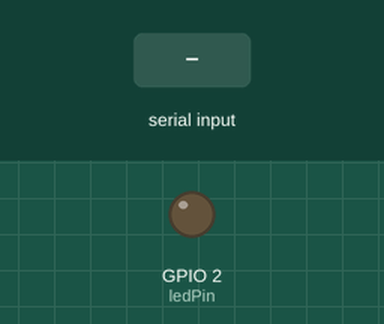
Recording of a sketch running on a simulated ESP32. Parts: output pins drawn as LEDs (lit = HIGH). The inputs (shaded band) are chosen by the test bench. Nothing arrives over Bluetooth unless stated; what the sketch prints to the serial monitor is not drawn.

Above: at 2.2 s.
2.3 s: "1" received over the second serial link
At 2.8 s:
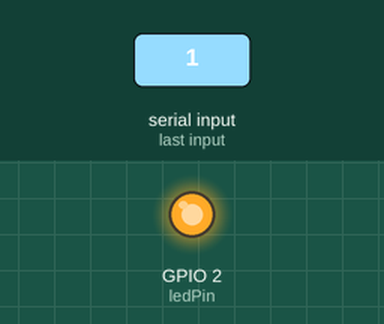
3.8 s: "0" received over the second serial link
At 5.2 s:
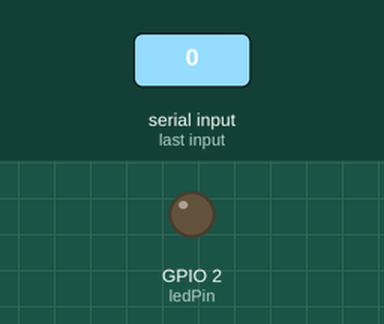
Timing chart, 0 to 6.8 s (numbered marks = the images above; inputs shaded):
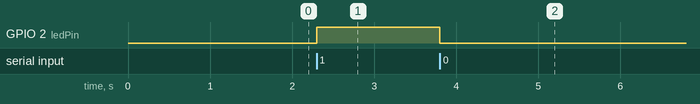

Measured:
- after the input at 2.3 s, GPIO 2 (ledPin): LOW → HIGH at once
- after the input at 3.8 s, GPIO 2 (ledPin): HIGH → LOW at once

The sketch:

Esp32_ble.ino
```cpp
#include <Arduino.h>
#include <BluetoothSerial.h>
// Define LED pin
const int ledPin = 2;
// Define BluetoothSerial object
BluetoothSerial SerialBT;
void setup() {
  // Initialize LED pin as an output
  pinMode(ledPin, OUTPUT);
  // Initialize SerialBT communication
  SerialBT.begin("ESP32_LED_Control"); // Bluetooth device name
  Serial.println("Bluetooth device name: ESP32_LED_Control");
  // Wait until SerialBT is initialized
  delay(1000);
}
void loop() {
  // Check if there's data available to read from SerialBT
  if (SerialBT.available()) {
    // Read the incoming byte from SerialBT
    char receivedChar = SerialBT.read();
    // Check the received character and perform corresponding actions
    switch (receivedChar) {
      case '1': // Turn on the LED
        digitalWrite(ledPin, HIGH);
        SerialBT.println("LED turned on");
        break;
      case '0': // Turn off the LED
        digitalWrite(ledPin, LOW);
        SerialBT.println("LED turned off");
        break;
      default:
        break;
    }
  }
  // Add any additional tasks or code here
}
```
